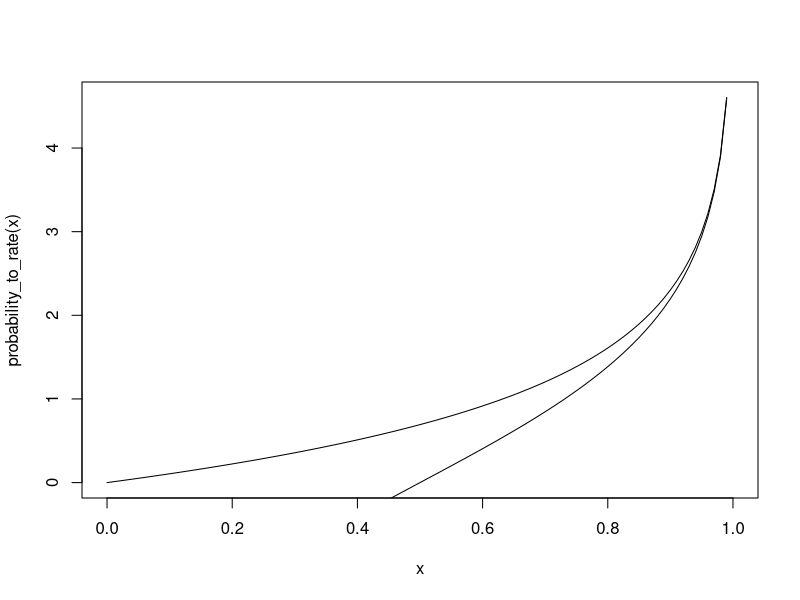
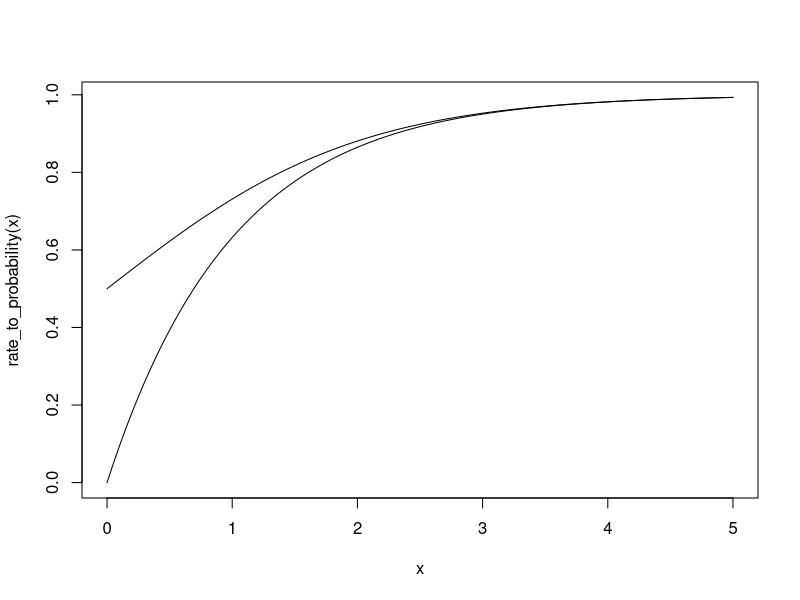

These charts were generated, in order, by the following R code:

rate_to_probability <- function(rate) {
  1 - exp(-rate)
}

probability_to_rate <- function(prob) {
  # p = 1 - exp(-rate)
  # 1 - p = exp(-rate)
  # log(1-p) = -rate
  # rate = -log(1-p)
  -log(1-prob)
}

options(device = "windows")

plot.new()
curve(probability_to_rate(x), to = 1)
curve(qlogis(x), to = 1, add = TRUE)

plot.new()
curve(rate_to_probability(x), to = 5)
curve(plogis(x), to = 5, add = TRUE)
